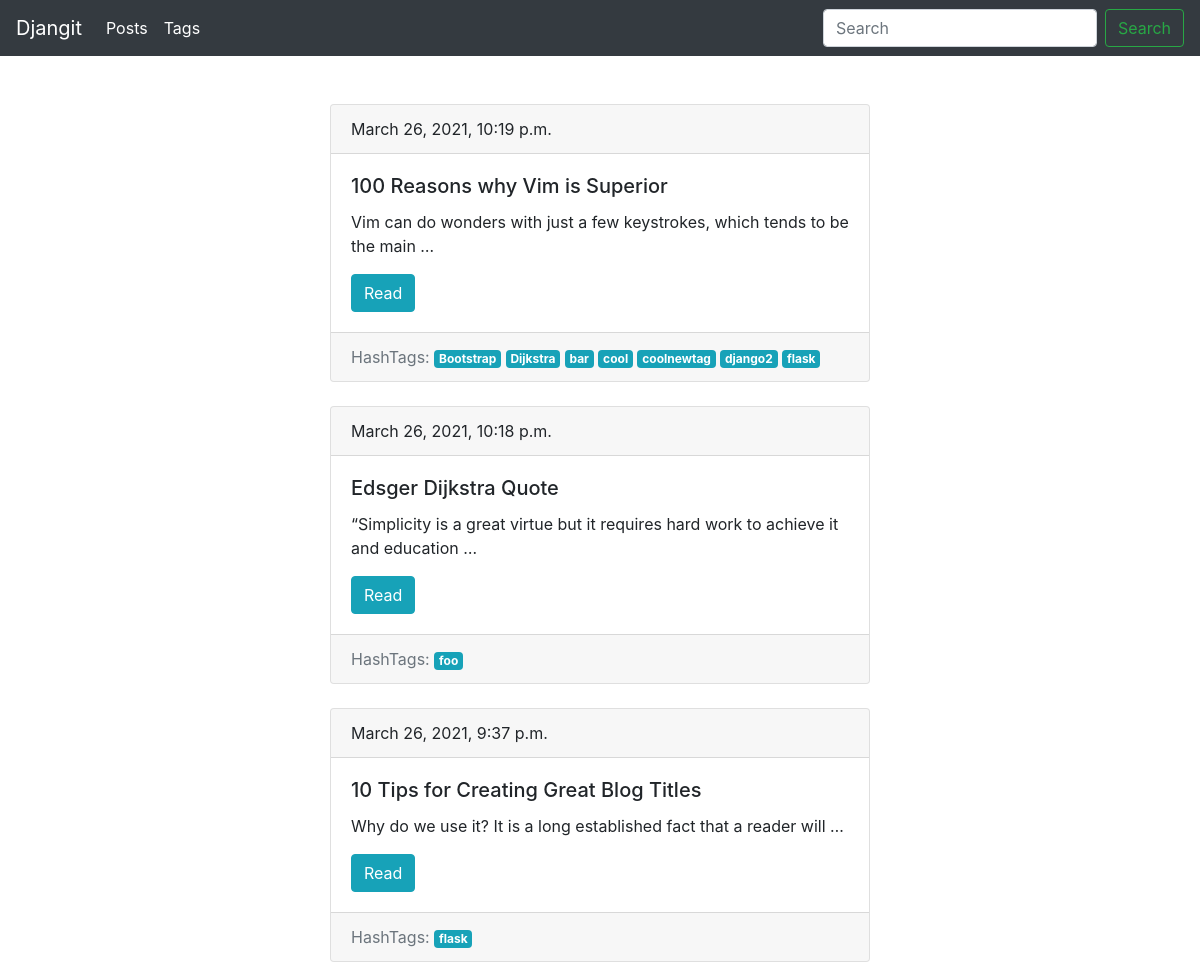
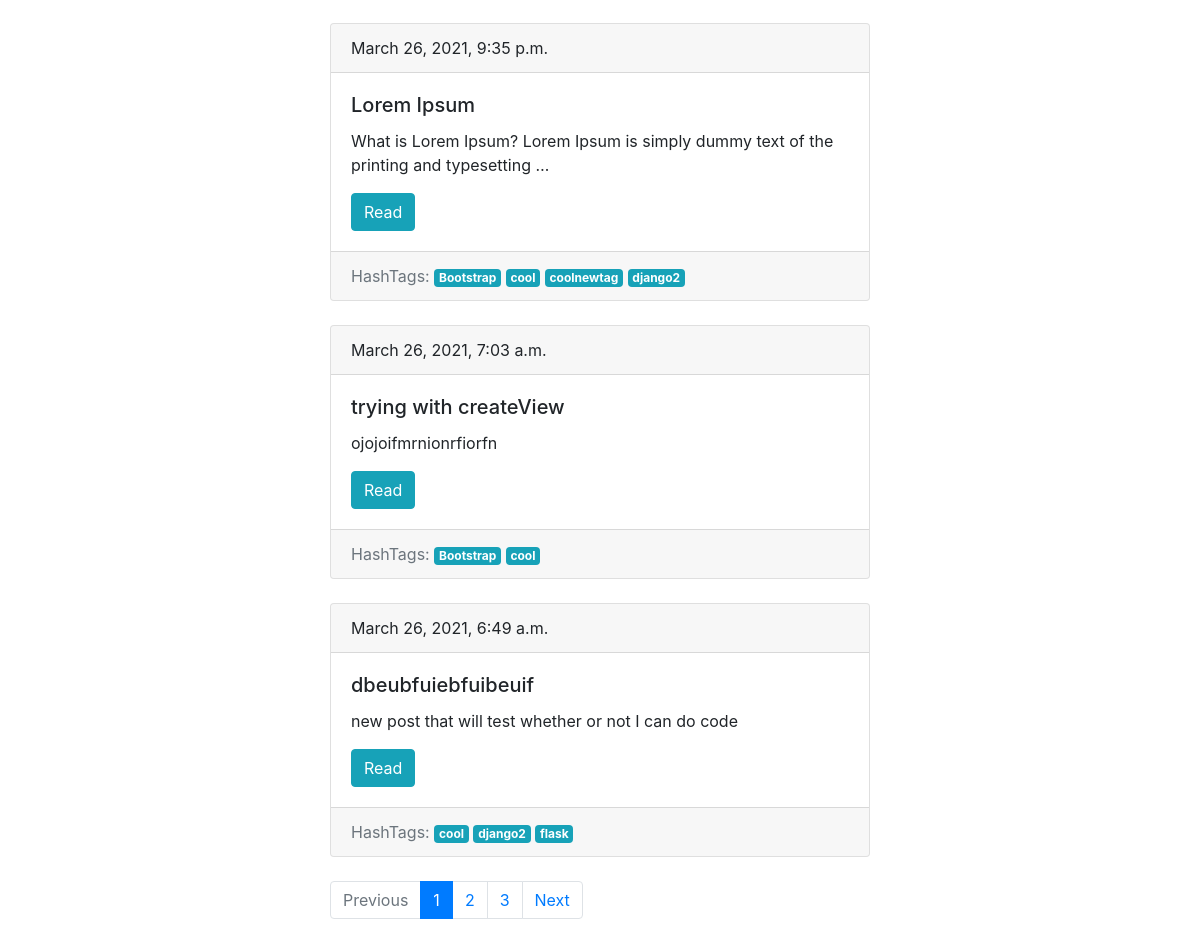
Screenshot of /blog/ with the database file from the repository (2 pictures, top to bottom).
### blog/models.py (models this page shows, shortened)
class Post(models.Model):
    title = models.CharField(max_length=150, db_index=True)
    slug = models.SlugField(max_length=200, unique=True, blank=True)
    body = models.TextField(blank=True, db_index=True)
    date_pub = models.DateTimeField(auto_now_add=True)
    tags = models.ManyToManyField('Tag', blank=True, related_name='posts')
    def get_absolute_url(self):
        return reverse("post_detail_url", kwargs={"slug": self.slug})
    class Meta:
        ordering = ['-date_pub']

class Tag(models.Model):
    title = models.CharField(max_length=150)
    slug = models.SlugField(max_length=150, unique=True)
    def get_absolute_url(self):
        return reverse("tag_detail_url", kwargs={"slug": self.slug})
    class Meta:
        ordering = ['title']

### blog/views.py (the view)
# urls.py: path('', posts_list, name="posts_list_url"),
def posts_list(request):
    search_query = request.GET.get('search', '')
    if search_query:
        posts = Post.objects.filter(Q(title__icontains=search_query) | Q(body__icontains=search_query))
    else:
        posts = Post.objects.all()
    paginator = Paginator(posts, 6)
    page_number = request.GET.get('page', 1)
    page = paginator.get_page(page_number)
    if page.has_next():
        next_url = f'?page={page.next_page_number()}'
    else:
        next_url = ''
    if page.has_previous():
        prev_url = f'?page={page.previous_page_number()}'
    else:
        prev_url = ''
    return render(request, 'blog/posts_list.html', context={'Paginator': Paginator, 'page': page,
    'next_page_url': next_url, 'prev_page_url': prev_url})

### blog/templates/blog/posts_list.html (shortened to what this page needs)
{% extends 'blog/base_blog.html' %}
{% block content %}
    {% for post in page.object_list %}
        {% include 'blog/includes/post_card_template.html'%}
    {% endfor %}
{% endblock  %}

### blog/templates/blog/includes/post_card_template.html
<div class="card mb-4">
    <div class="card-header">
        {{post.date_pub}}
    </div>
    <div class="card-body">
        <h5 class="card-title">{{post.title}}</h5>
        <p class="card-text">{{post.body | truncatewords:15}}</p>
        <a href="{{ post.get_absolute_url }}" class="btn btn-info">Read</a>
    </div>
    <div class="card-footer text-muted">
        HashTags:
        {% for tag in post.tags.all %}
            <a href="{{ tag.get_absolute_url }}">
                <span class="badge badge-info">{{ tag.title }}</span>
            </a>
        {% endfor %}
    </div>
</div>

### rows the page displays
Post: date_pub "March 26, 2021, 10:19 p.m.", title "100 Reasons why Vim is Superior", body "Vim can do wonders with just a few keystrokes, which tends to be the main …"
Tag: title "Bootstrap"
Tag: title "Dijkstra"
Tag: title "bar"
Tag: title "cool"
Tag: title "coolnewtag"
Tag: title "django2"
Tag: title "flask"
Post: date_pub "March 26, 2021, 10:18 p.m.", title "Edsger Dijkstra Quote", body "“Simplicity is a great virtue but it requires hard work to achieve it and education …"
Tag: title "foo"
Post: date_pub "March 26, 2021, 9:37 p.m.", title "10 Tips for Creating Great Blog Titles", body "Why do we use it? It is a long established fact that a reader will …"
Post: date_pub "March 26, 2021, 9:35 p.m.", title "Lorem Ipsum", body "What is Lorem Ipsum? Lorem Ipsum is simply dummy text of the printing and typesetting …"
Post: date_pub "March 26, 2021, 7:03 a.m.", title "trying with createView", body "ojojoifmrnionrfiorfn"
Post: date_pub "March 26, 2021, 6:49 a.m.", title "dbeubfuiebfuibeuif", body "new post that will test whether or not I can do code"

### other values shown
{{ n }} "1"
{{ n }} "2" "3"
